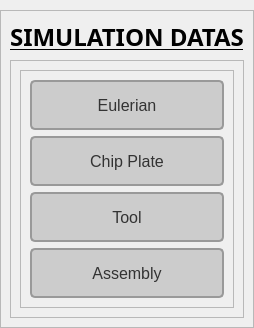
      <widget class="QWidget" name="initialPage">
       <property name="minimumSize">
        <size>
         <width>0</width>
         <height>0</height>
        </size>
       </property>
       <property name="maximumSize">
        <size>
         <width>16777215</width>
         <height>16777215</height>
        </size>
       </property>
       <layout class="QHBoxLayout" name="horizontalLayout_3">
        <property name="spacing">
         <number>0</number>
        </property>
        <property name="leftMargin">
         <number>0</number>
        </property>
        <property name="topMargin">
         <number>10</number>
        </property>
        <property name="rightMargin">
         <number>0</number>
        </property>
        <property name="bottomMargin">
         <number>0</number>
        </property>
        <item>
         <widget class="QFrame" name="frame_4">
          <property name="sizePolicy">
           <sizepolicy hsizetype="Maximum" vsizetype="Maximum">
            <horstretch>0</horstretch>
            <verstretch>0</verstretch>
           </sizepolicy>
          </property>
          <property name="minimumSize">
           <size>
            <width>0</width>
            <height>0</height>
           </size>
          </property>
          <property name="frameShape">
           <enum>QFrame::Shape::StyledPanel</enum>
          </property>
          <property name="frameShadow">
           <enum>QFrame::Shadow::Raised</enum>
          </property>
          <layout class="QVBoxLayout" name="verticalLayout">
           <item>
            <widget class="QLabel" name="label">
             <property name="minimumSize">
              <size>
               <width>0</width>
               <height>0</height>
              </size>
             </property>
             <property name="maximumSize">
              <size>
               <width>16777215</width>
               <height>16777215</height>
              </size>
             </property>
             <property name="font">
              <font>
               <family>Yu Gothic UI Semibold</family>
               <pointsize>18</pointsize>
               <bold>true</bold>
               <underline>true</underline>
              </font>
             </property>
             <property name="text">
              <string>SIMULATION DATAS</string>
             </property>
             <property name="alignment">
              <set>Qt::AlignmentFlag::AlignBottom|Qt::AlignmentFlag::AlignHCenter</set>
             </property>
            </widget>
           </item>
           <item>
            <widget class="QFrame" name="frame_3">
             <property name="frameShape">
              <enum>QFrame::Shape::StyledPanel</enum>
             </property>
             <property name="frameShadow">
              <enum>QFrame::Shadow::Raised</enum>
             </property>
             <layout class="QHBoxLayout" name="horizontalLayout_2">
              <item>
               <widget class="QFrame" name="frame">
                <property name="sizePolicy">
                 <sizepolicy hsizetype="Preferred" vsizetype="MinimumExpanding">
                  <horstretch>0</horstretch>
                  <verstretch>0</verstretch>
                 </sizepolicy>
                </property>
                <property name="maximumSize">
                 <size>
                  <width>220</width>
                  <height>16777215</height>
                 </size>
                </property>
                <property name="layoutDirection">
                 <enum>Qt::LayoutDirection::LeftToRight</enum>
                </property>
                <property name="autoFillBackground">
                 <bool>false</bool>
                </property>
                <property name="styleSheet">
                 <string notr="true">QPushButton {
        background-color: #cccccc; /* Cor de fundo do botão */
        color: #333333; /* Cor do texto */
        border: 2px solid #999999; /* Borda */
        border-radius: 5px; /* Bordas arredondadas */
        padding: 10px; /* Espaçamento interno */
        font-size: 16px; /* Tamanho da fonte */
		font-family: &quot;Yu Gothic UI&quot;; /* Família da fonte */
    }
QPushButton:hover {
        background-color: #b3b3b3; /* Cor de fundo ao passar o mouse */
        border: 2px solid #55aaff; /* Borda ao passar o mouse */
    }
QPushButton:pressed {
        background-color: #999999; /* Cor de fundo quando pressionado */
        border: 2px solid #444444; /* Borda quando pressionado */
    }</string>
                </property>
                <property name="frameShape">
                 <enum>QFrame::Shape::StyledPanel</enum>
                </property>
                <property name="frameShadow">
                 <enum>QFrame::Shadow::Raised</enum>
                </property>
                <layout class="QVBoxLayout" name="verticalLayout_3">
                 <item>
                  <widget class="QPushButton" name="eulerianButton">
                   <property name="minimumSize">
                    <size>
                     <width>0</width>
                     <height>50</height>
                    </size>
                   </property>
                   <property name="maximumSize">
                    <size>
                     <width>200</width>
                     <height>16777215</height>
                    </size>
                   </property>
                   <property name="text">
                    <string>Eulerian</string>
                   </property>
                  </widget>
                 </item>
                 <item>
                  <widget class="QPushButton" name="chipPlateButton">
                   <property name="enabled">
                    <bool>true</bool>
                   </property>
                   <property name="minimumSize">
                    <size>
                     <width>0</width>
                     <height>50</height>
                    </size>
                   </property>
                   <property name="maximumSize">
                    <size>
                     <width>200</width>
                     <height>16777215</height>
                    </size>
                   </property>
                   <property name="text">
                    <string>Chip Plate</string>
                   </property>
                  </widget>
                 </item>
                 <item>
                  <widget class="QPushButton" name="toolButton">
                   <property name="enabled">
                    <bool>true</bool>
                   </property>
                   <property name="minimumSize">
                    <size>
                     <width>0</width>
                     <height>50</height>
                    </size>
                   </property>
                   <property name="maximumSize">
                    <size>
                     <width>200</width>
                     <height>16777215</height>
                    </size>
                   </property>
                   <property name="text">
                    <string>Tool</string>
                   </property>
                  </widget>
                 </item>
                 <item>
                  <widget class="QPushButton" name="assemblyButton">
                   <property name="enabled">
                    <bool>true</bool>
                   </property>
                   <property name="minimumSize">
                    <size>
                     <width>0</width>
                     <height>50</height>
                    </size>
                   </property>
                   <property name="maximumSize">
                    <size>
                     <width>200</width>
                     <height>16777215</height>
                    </size>
                   </property>
                   <property name="text">
                    <string>Assembly</string>
                   </property>
                  </widget>
                 </item>
                </layout>
               </widget>
              </item>
             </layout>
            </widget>
           </item>
          </layout>
         </widget>
        </item>
       </layout>
      </widget>
